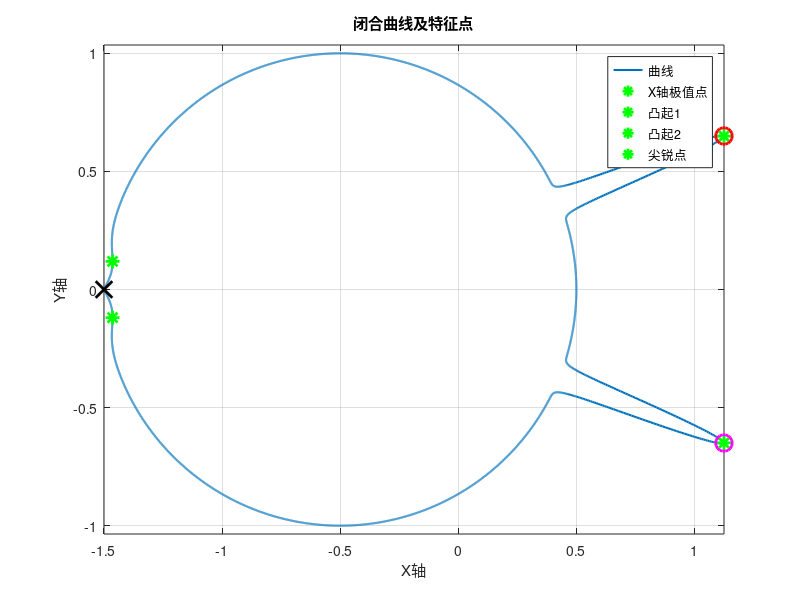

This figure's MATLAB source:
close all
% 闭合曲线参数设置
R = 1;              % 基础半径

% 用户指定凸起最高点坐标 (示例坐标)
P1 = [1.125, 0.65];  % 第一个凸起最高点坐标（绝对坐标系）
P2 = [1.125, -0.65]; % 第二个凸起最高点坐标（绝对坐标系）
center = [-0.5 0];   % 曲线中心坐标

% 计算相对坐标
P1_rel = P1 - center; % 转换为相对于中心的坐标
P2_rel = P2 - center;

% 计算极坐标参数
theta1 = mod(atan2(P1_rel(2), P1_rel(1)), 2*pi);  % 角度规范到[0, 2pi)
H1 = norm(P1_rel);
theta2 = mod(atan2(P2_rel(2), P2_rel(1)), 2*pi);  % 角度规范到[0, 2pi)
H2 = norm(P2_rel);

% 陡峭度参数
k_left1 = 1000;     k_right1 = 1000; % 增大陡峭度参数
k_left2 = 1000;      k_right2 = 1000;
theta_sharp = pi;    % 尖锐点位置
C = -0.5;            k_sharp = 50;   % 增大尖锐度参数

% 计算幅度参数
A1 = H1 - R;
A2 = H2 - R;

% 生成角度数组
theta = linspace(0, 2*pi, 10000); % 增加采样点数

% 凸起计算函数（向量化计算）
calcBump = @(t, t0, A, kl, kr) A*exp(-(t < t0).*kl.*(t0 - t).^2 - (t >= t0).*kr.*(t - t0).^2);
term1 = calcBump(theta, theta1, A1, k_left1, k_right1);
term2 = calcBump(theta, theta2, A2, k_left2, k_right2);

% 尖锐点修正项
theta_diff = mod(theta - theta_sharp + pi, 2*pi) - pi;
sharp_term = C * abs(theta_diff) .* exp(-k_sharp * theta_diff.^2);

% 合成曲线
r = R + term1 + term2 + sharp_term;
x = r .* cos(theta) + center(1);
y = r .* sin(theta) + center(2);

% 计算x的数值导数
dxdtheta = gradient(x, theta);

% 寻找导数由正变负的交叉点
signs = sign(dxdtheta);
crossing_down = find(diff(signs) < 0);

% 标量计算函数
calcBump_single = @(t, t0, A, kl, kr) A * exp(-((t < t0) * kl * (t0 - t)^2 + (t >= t0) * kr * (t - t0)^2));
sharp_term_single = @(t) C * abs(mod(t - theta_sharp + pi, 2*pi) - pi) * exp(-k_sharp * (mod(t - theta_sharp + pi, 2*pi) - pi)^2);

% 寻找x极值点
maxima_theta = [];
for i = 1:length(crossing_down)
    idx = crossing_down(i);
    if idx >= length(theta)-1
        continue;
    end
    t_low = theta(idx);
    t_high = theta(idx + 1);
    
    % 定义x关于theta的函数（包含中心偏移）
    compute_x = @(t) (R + calcBump_single(t, theta1, A1, k_left1, k_right1) + ...
                      calcBump_single(t, theta2, A2, k_left2, k_right2) + ...
                      sharp_term_single(t)) * cos(t) + center(1);
    [t_opt, ~] = fminbnd(@(t) -compute_x(t), t_low, t_high, optimset('TolX', 1e-10));
    maxima_theta(end+1) = t_opt;
end

if isempty(maxima_theta)
    error('未找到极大值点');
end

% 绘制曲线
figure;
plot(x, y, 'LineWidth', 1.5);
axis equal; grid on;
title('闭合曲线及特征点');
xlabel('X轴'); ylabel('Y轴');
hold on;

% 绘制X轴极值点
for i = 1:length(maxima_theta)
    theta_max = maxima_theta(i);
    r_max = R + calcBump_single(theta_max, theta1, A1, k_left1, k_right1) + ...
             calcBump_single(theta_max, theta2, A2, k_left2, k_right2) + ...
             sharp_term_single(theta_max);
    x_max = r_max * cos(theta_max) + center(1);
    y_max = r_max * sin(theta_max) + center(2);
    plot(x_max, y_max, 'g*', 'MarkerSize', 10, 'LineWidth', 2);
end

% 精确计算特征点坐标
feature_points = [theta1, theta2, theta_sharp];
colors = ['r', 'm', 'k'];
markers = {'o', 'o', 'x'};

for i = 1:3
    theta_feature = feature_points(i);
    r_feature = R + calcBump_single(theta_feature, theta1, A1, k_left1, k_right1) + ...
                calcBump_single(theta_feature, theta2, A2, k_left2, k_right2) + ...
                sharp_term_single(theta_feature);
    x_feature = r_feature * cos(theta_feature) + center(1);
    y_feature = r_feature * sin(theta_feature) + center(2);
    plot(x_feature, y_feature, markers{i}, 'Color', colors(i), ...
         'MarkerSize', 12, 'LineWidth', 2);
end

legend('曲线', 'X轴极值点', '凸起1', '凸起2', '尖锐点', 'Location', 'best');